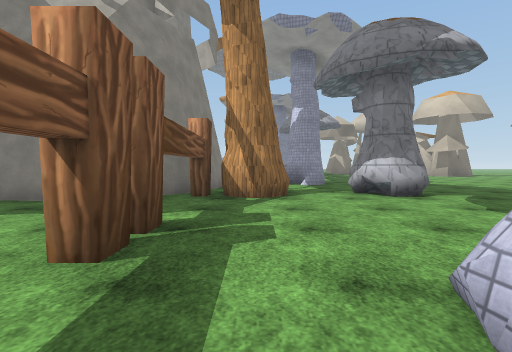
view 1 (above)

22 first-person views from a walk through a Unity game level. The camera is 1.2 m above the floor, tilts 2° down and sees 85° across. The floor is counted in squares, 2 m on a side. Each view is taken from the middle of a square. On the plan, view 1 faces up. The plan holds only what a view shows up to about 9 squares ahead; the rest is blank. The place goes on beyond the plan. The player character is not drawn. Some surface patterns are stand-ins.

view 2
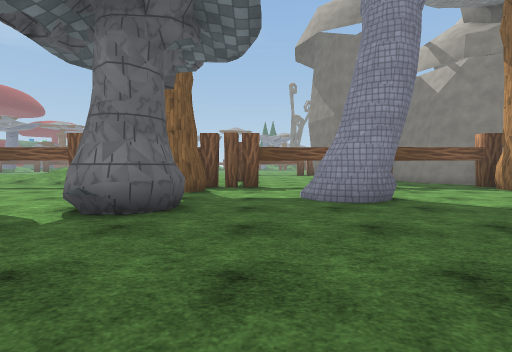

view 3
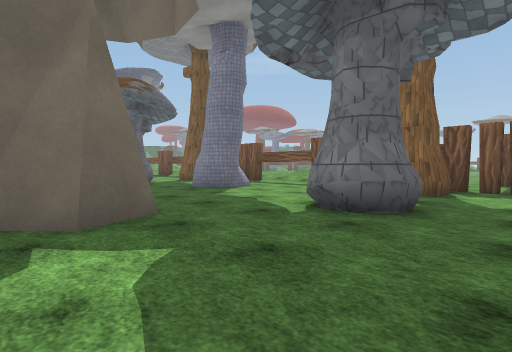

view 4
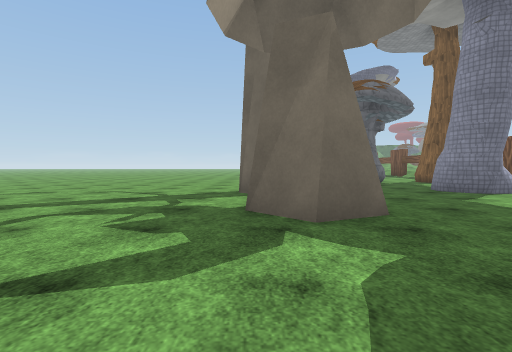

view 5
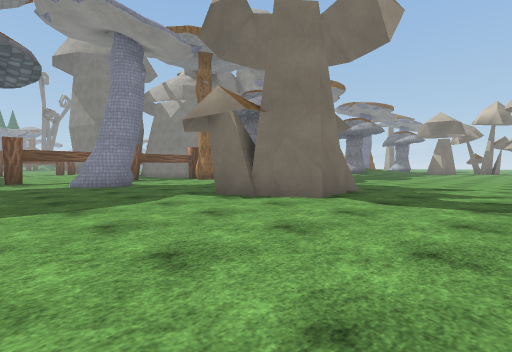

view 6
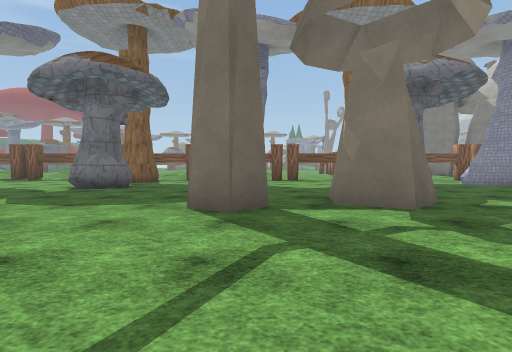

view 7
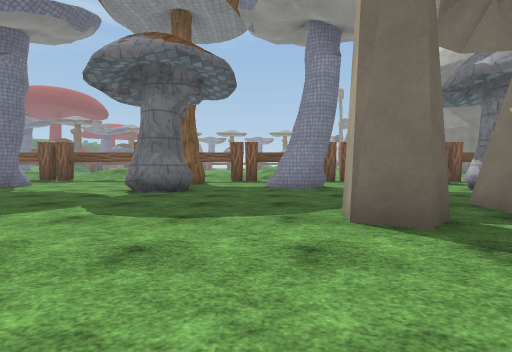

view 8
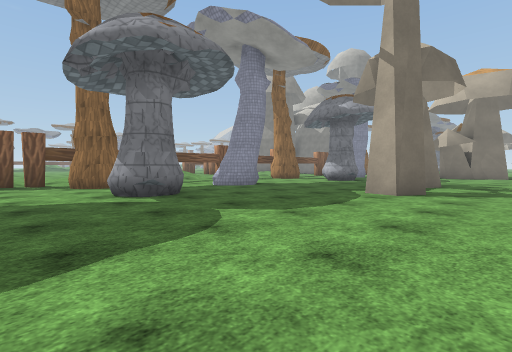

view 9
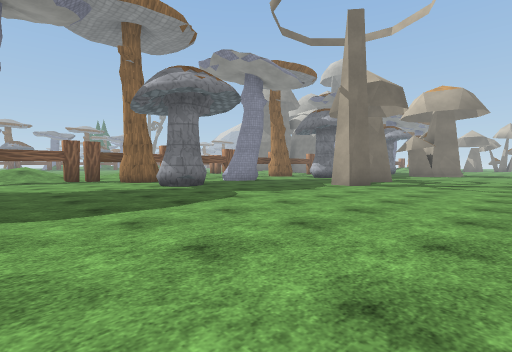

view 10
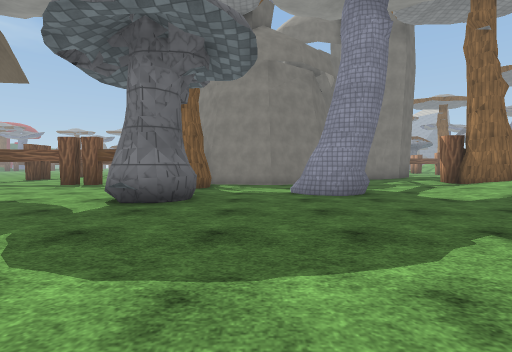

view 11
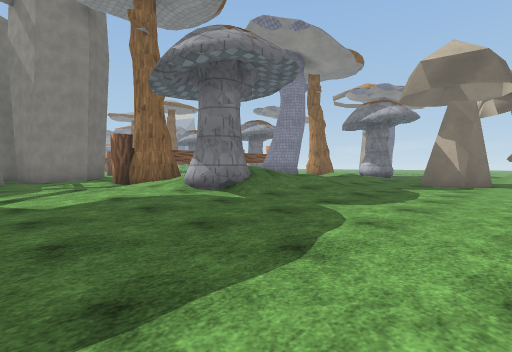

view 12
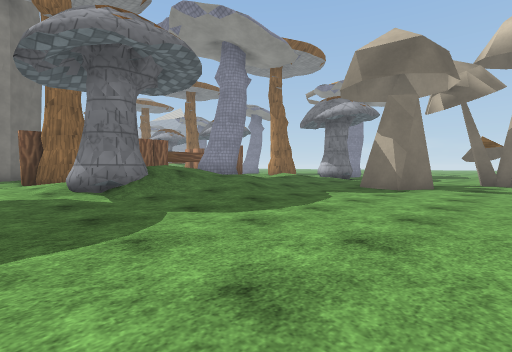

view 13
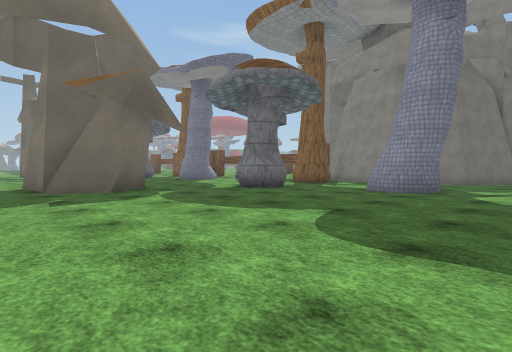

view 14
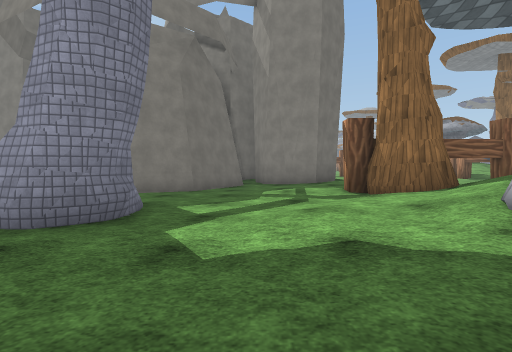

view 15
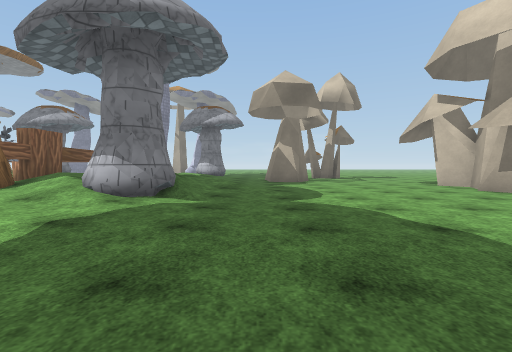

view 16
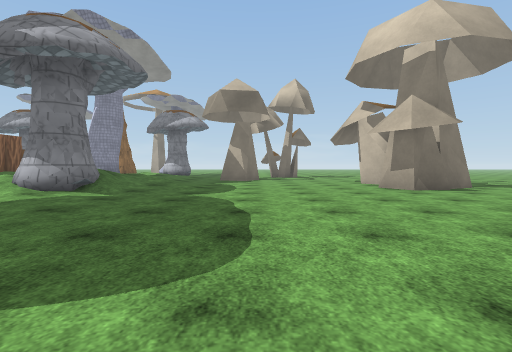

view 17
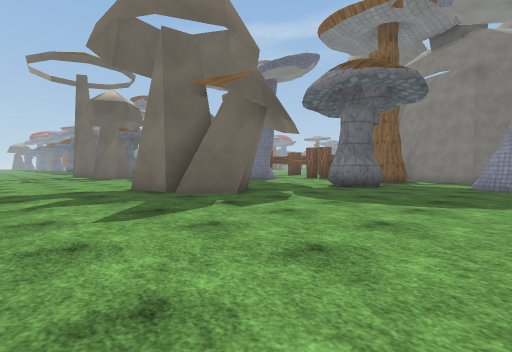

view 18
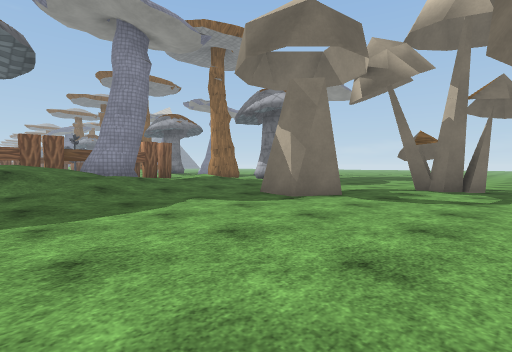

view 19
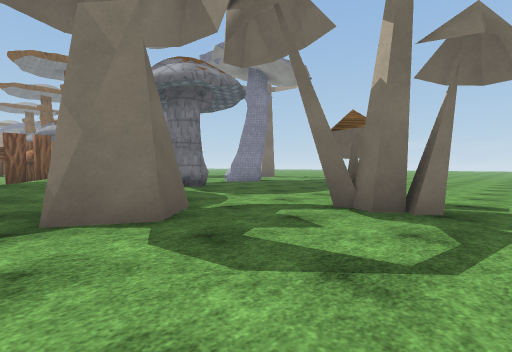

view 20
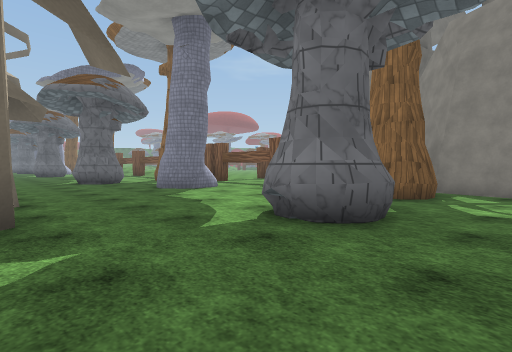

view 21
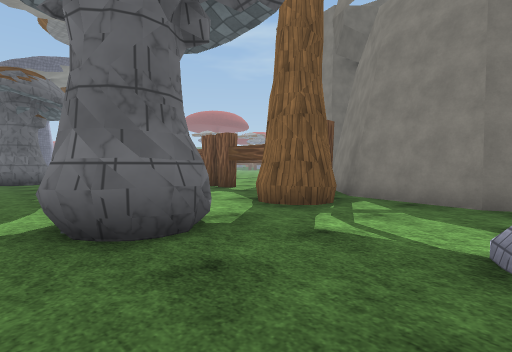

view 22
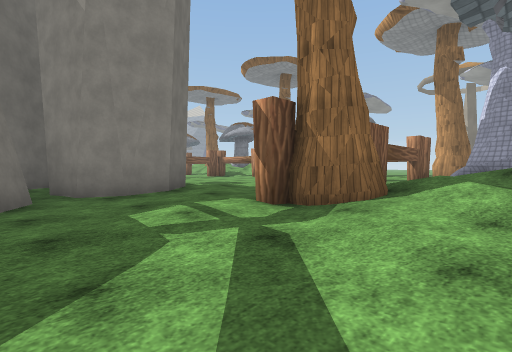

### Floor plan
Key: @ floor where view 1 was taken; # wall or solid block; x gap in a wall; . main floor; : floor 0.25 m higher than the main floor; / step, stairs or slope; H house; O other object.
Columns run from 7 left of view 1 to 11 right of it. Each row starts with its distance up from view 1.
 30                ..
 29                ...
 28                 ..
 27            ...  ..
 26           ..... ..
 25           #.... ..
 24           #....##.
 23             ......
 22           //.#....
 21       #  ///.##...
 20       O  ///......
 19       O ##//......#
 18       O ##//......#
 17       # /////.....#
 16    :: O/////......#
 15    H/:O#//#/.......
 14    #/:##///........
 13    #.::.//:........
 12  ###...../........
 11    ##............
 10     ##..##.........
  9      #H..#.........
  8       H............
  7       H............
  6     ####..#........
  5   ### O#.....##....
  4     ..O......###...
  3     ..#......###...
  2      .x......##....
  1       O.##.........
  0      .O@.#.........
 -1      .#............
 -2 OOO#OO##...........
 -3       O#xx#......
 -4       O  .........
 -5       O .....##....
 -6       x............
 -7      /O..#....#....
 -8      /O ##.........
 -9         ...........
-10       # ...........
-11       O#..#........
-12      /O#..#........
-13      /#............
-14       O............
-15       O............
-16       O .#.........

Positions as (right, up) in squares from view 1, and headings:
1: (0, 0), facing up
2: (7, -1), facing left
3: (7, -1), facing down-left
4: (7, -1), facing down
5: (11, -2), facing up-left
6: (11, -7), facing left
7: (10, -9), facing left
8: (9, -14), facing up-left
9: (11, -16), facing up-left
10: (8, 8), facing left
11: (8, 11), facing up-left
12: (9, 13), facing up-left
13: (9, 12), facing down-left
14: (5, 12), facing left
15: (5, 10), facing up
16: (7, 9), facing up
17: (11, 10), facing down-left
18: (10, 16), facing up-left
19: (10, 20), facing up-left
20: (6, 8), facing down-left
21: (4, 9), facing down-left
22: (2, 11), facing up-left
